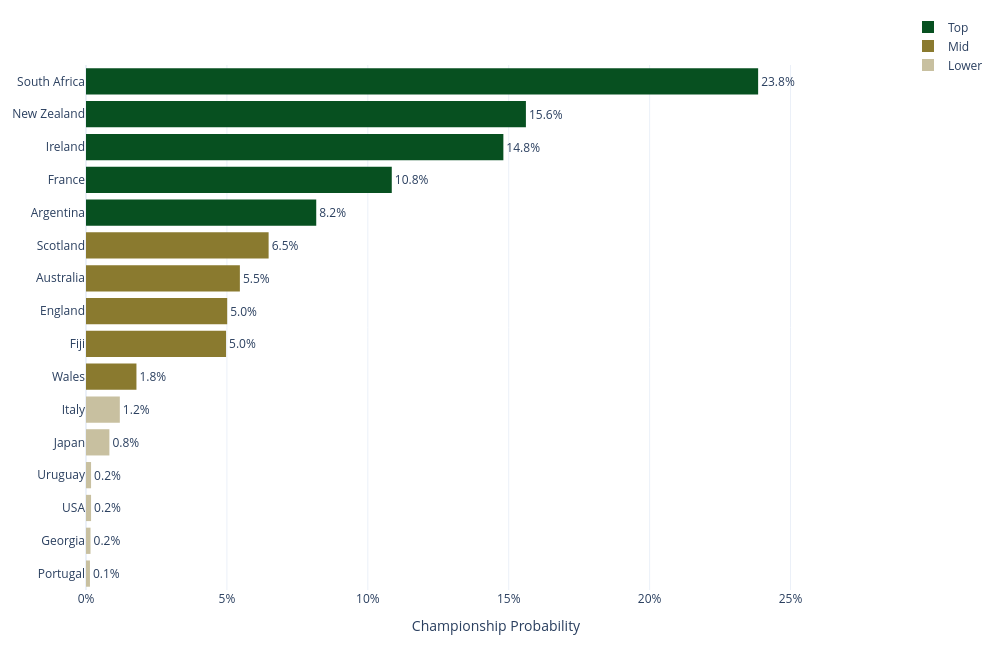

This figure's notebook cell:
### Code cell
top16 = results_df.head(16).sort_values('P_Champion', ascending=False).reset_index(drop=True)

LIGHT = '#C8C0A0'

def tier_color_by_rank(idx):
    """Color by rank position (0-based)"""
    if idx < 5:      return PRIMARY     
    if idx < 10:     return SECONDARY   
    return LIGHT

colors = [tier_color_by_rank(i) for i in range(len(top16))]

fig = go.Figure()

for tier_idx, (tier_name, tier_color, tier_range) in enumerate([
    ('Top',    PRIMARY,   (0, 5)),
    ('Mid',     SECONDARY, (5, 10)),
    ('Lower',    LIGHT,     (10, 16)),
]):
    mask = (top16.index >= tier_range[0]) & (top16.index < tier_range[1])
    tier_data = top16[mask]
    
    fig.add_trace(go.Bar(
        y=tier_data.Team,
        x=tier_data.P_Champion,
        orientation='h',
        name=tier_name,
        marker=dict(color=tier_color, line=dict(width=0)),
        text=[f'{p:.1%}' for p in tier_data.P_Champion],
        textposition='outside',
        hovertemplate='%{y}<br>P(Champion): %{x:.1%}<extra></extra>',
    ))

fig.update_layout(
    xaxis_title='Championship Probability',
    xaxis=dict(tickformat='.0%', range=[0, top16.P_Champion.max() * 1.22]),
    yaxis=dict(autorange='reversed'),
    template='plotly_white',
    height=PLOT_HEIGHT,
    width=PLOT_WIDTH,
    margin=dict(l=60, r=60, t=60, b=60),
    hovermode='closest',
    legend=dict(x=1.1, y=1.1, xanchor='right', yanchor='top')
)

fig.show()

### Figure 1 — Plotly figure (JSON) as saved in the notebook; plotly's stock layout.template omitted (floating-point values rounded to 4 significant figures)
{"data": [{"hovertemplate": "%{y}<br>P(Champion): %{x:.1%}<extra></extra>", "marker": {"color": "#075020", "line": {"width": 0}}, "name": "Top", "orientation": "h", "text": ["23.8%", "15.6%", "14.8%", "10.8%", "8.2%"], "textposition": "outside", "type": "bar", "x": [0.2385, 0.1561, 0.1481, 0.1085, 0.0817], "y": ["South Africa", "New Zealand", "Ireland", "France", "Argentina"]}, {"hovertemplate": "%{y}<br>P(Champion): %{x:.1%}<extra></extra>", "marker": {"color": "#8A7A2F", "line": {"width": 0}}, "name": "Mid", "orientation": "h", "text": ["6.5%", "5.5%", "5.0%", "5.0%", "1.8%"], "textposition": "outside", "type": "bar", "x": [0.0648, 0.0546, 0.0501, 0.0497, 0.0179], "y": ["Scotland", "Australia", "England", "Fiji", "Wales"]}, {"hovertemplate": "%{y}<br>P(Champion): %{x:.1%}<extra></extra>", "marker": {"color": "#C8C0A0", "line": {"width": 0}}, "name": "Lower", "orientation": "h", "text": ["1.2%", "0.8%", "0.2%", "0.2%", "0.2%", "0.1%"], "textposition": "outside", "type": "bar", "x": [0.012, 0.0083, 0.0018, 0.0018, 0.0016, 0.0014], "y": ["Italy", "Japan", "Uruguay", "USA", "Georgia", "Portugal"]}], "layout": {"height": 650, "hovermode": "closest", "legend": {"x": 1.1, "xanchor": "right", "y": 1.1, "yanchor": "top"}, "margin": {"b": 60, "l": 60, "r": 60, "t": 60}, "width": 1000, "xaxis": {"range": [0, 0.291], "tickformat": ".0%", "title": {"text": "Championship Probability"}}, "yaxis": {"autorange": "reversed"}}}
